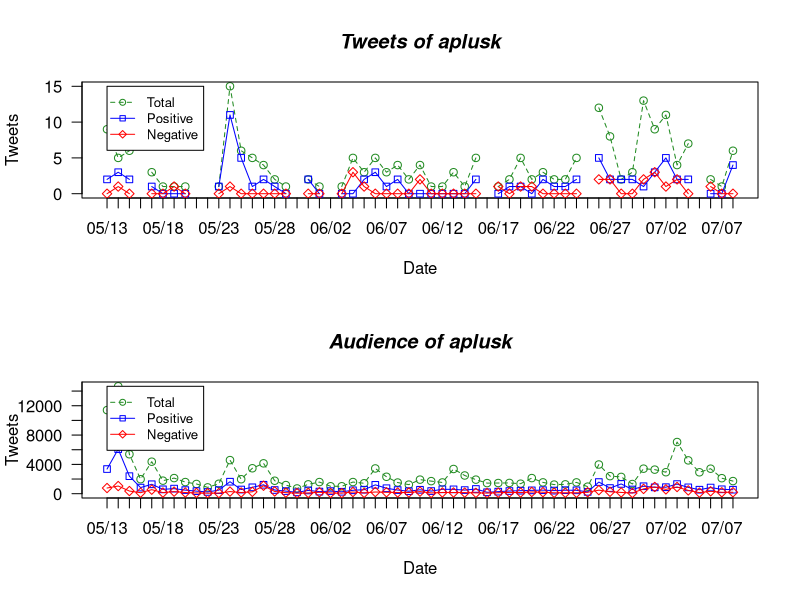

Source code (R):
# This R script is for the sentiment analysis of audiences 
# of popular twitterers on Twitter.
# 
# Author: Younggue Bae
###############################################################################

setwd("D:/dev/workspace/r-project/twitter")

df_audiences = read.csv("twitter_audiences.csv")
df_populars = read.csv("twitter_populars.csv")
colnames(df_audiences) <- c("user", "create_date", "a.total_tweet_count", "a.total_user_count", 
		"a.positive_tweet_count", "a.positive_user_count", "a.negative_tweet_count", "a.negative_user_count")
colnames(df_populars) <- c("user", "create_date", "p.total_tweet_count", "p.positive_tweet_count", "p.negative_tweet_count")

# Initialize df_all
df_all = NULL
df_all = merge(df_audiences, df_populars, by = c("user", "create_date"), all = TRUE)


###
# Convert data
###
convertDate <- function (str) {
	format(as.Date(str), format = "%m/%d")	
}


###
# Plot the audience sentiment time series of tweet count for the specified popular user
###
PlotAudienceByTweet <- function(user_name) {	
	# Get subset of the user
	df_user = subset(df_all, 
			select = c("create_date", 
					"a.total_tweet_count",  
					"a.positive_tweet_count",
					"a.negative_tweet_count"),
			subset = (user == user_name))
	
	# Compute the largest y value used in the data (or we could just use range again)
	max_y <- max(df_user$a.total_tweet_count)
	
	# Defines colors to be used 
	plot_colors <- c("forestgreen", "blue", "red")
	
	# Graph autos using y axis that ranges from 0 to max_y.
	# Turn off axes and annotations (axis labels) so we can 
	# specify them ourself
	plot(df_user$a.total_tweet_count, type = "o", col = plot_colors[1], lty = "dashed",
			ylim = c(0, max_y), axes = FALSE, ann = FALSE)
	
	# Make x axis
	axis(1, at = 1:length(df_user$create_date), lab = lapply(df_user$create_date, convertDate))
	
	# Make y axis with horizontal labels that display ticks at 
	# every 2000 marks.
	axis(2, las = 1, at = 2000*0:max_y)
	
	# Create box around plot
	box()
	
	# Graph line of positive tweet count
	lines(df_user$a.positive_tweet_count, type = "o", pch = 22, lty = "solid", 
			col = plot_colors[2])
	
	# Graph line of negative tweet count
	lines(df_user$a.negative_tweet_count, type = "o", pch = 23, lty = "solid", 
			col = plot_colors[3])
	
	# Create a title with a red, bold/italic font
	title(main = paste("Audience of", user_name), col.main = "black", font.main = 4)
	
	# Label the x and y axes
	title(xlab = "Date", col.lab = "black")
	title(ylab = "Tweets", col.lab = "black")
	
	# Create a legend at (1, max_y) that is slightly smaller 
	# (cex) and uses the same line colors and points used by 
	# the actual plots
	legend(1, max_y, 
			c("Total", "Positive", "Negative"), 
			cex = 0.8, col = plot_colors, 
			pch = 21:23, lty = c("dashed", "solid", "solid"))
}


###
# Plot the audience sentiment time series of user count for the specified popular user
###
PlotAudienceByUser <- function(user_name) {
	# Get subset of the user
	df_user = subset(df_all, 
			select = c("create_date", 
					"a.total_user_count",  
					"a.positive_user_count",
					"a.negative_user_count"),
			subset = (user == user_name))
	
	# Compute the largest y value used in the data (or we could just use range again)
	max_y <- max(df_user$a.total_user_count)
	
	# Defines colors to be used 
	plot_colors <- c("forestgreen", "blue", "red")
	
	# Graph autos using y axis that ranges from 0 to max_y.
	# Turn off axes and annotations (axis labels) so we can 
	# specify them ourself
	plot(df_user$a.total_user_count, type = "o", col = plot_colors[1], lty = "dashed",
			ylim = c(0, max_y), axes = FALSE, ann = FALSE)
	
	# Make x axis
	axis(1, at = 1:length(df_user$create_date), lab = lapply(df_user$create_date, convertDate))
	
	# Make y axis with horizontal labels that display ticks at 
	# every 2000 marks.
	axis(2, las = 1, at = 2000*0:max_y)
	
	# Create box around plot
	box()
	
	# Graph line of positive user count
	lines(df_user$a.positive_user_count, type = "o", pch = 22, lty = "solid", 
			col=plot_colors[2])
	
	# Graph line of negative user count
	lines(df_user$a.negative_user_count, type = "o", pch = 23, lty = "solid", 
			col=plot_colors[3])
	
	# Create a title with a red, bold/italic font
	title(main = paste("Audience of", user_name), col.main = "black", font.main = 4)
	
	# Label the x and y axes
	title(xlab = "Date", col.lab = "black")
	title(ylab = "Users", col.lab = "black")
	
	# Create a legend at (1, max_y) that is slightly smaller 
	# (cex) and uses the same line colors and points used by 
	# the actual plots
	legend(1, max_y, 
			c("Total", "Positive", "Negative"), 
			cex = 0.8, col = plot_colors, 
			pch = 21:23, lty = c("dashed", "solid", "solid"))
}


###
# Plot the popular user's sentiment time series for the specified popular user
###
PlotPopularUser <- function(user_name) {
	# Get subset of the user
	df_user = subset(df_all, 
			select = c("create_date", 
					"p.total_tweet_count",
					"p.positive_tweet_count",
					"p.negative_tweet_count"),
			subset = (user == user_name))
	
	# Compute the largest y value used in the data (or we could just use range again)
	max_y <- max(df_user$p.total_tweet_count, na.rm = TRUE)
	
	# Define colors to be used 
	plot_colors <- c("forestgreen", "blue", "red")
	
	# Graph autos using y axis that ranges from 0 to max_y.
	# Turn off axes and annotations (axis labels) so we can 
	# specify them ourself
	plot(df_user$p.total_tweet_count, type = "o", col = plot_colors[1], lty = "dashed",
			ylim = c(0, max_y), axes = FALSE, ann = FALSE)
	
	# Make x axis
	axis(1, at = 1:length(df_user$create_date), lab = lapply(df_user$create_date, convertDate))
	
	# Make y axis with horizontal labels that display ticks at 
	# every 2000 marks.
	axis(2, las = 1, at = 5*0:max_y)
	
	# Create box around plot
	box()
	
	# Graph line of positive tweet count of audience
	lines(df_user$p.positive_tweet_count, type = "o", pch = 22, lty = "solid", 
			col=plot_colors[2])
	
	# Graph line of negative tweet count of popular user
	lines(df_user$p.negative_tweet_count, type = "o", pch = 23, lty = "solid", 
			col=plot_colors[3])
	
	# Create a title with a red, bold/italic font
	title(main = paste("Tweets of", user_name), col.main = "black", font.main = 4)
	
	# Label the x and y axes
	title(xlab = "Date", col.lab = "black")
	title(ylab = "Tweets", col.lab = "black")
	
	# Create a legend at (1, max_y) that is slightly smaller 
	# (cex) and uses the same line colors and points used by 
	# the actual plots
	legend(1, max_y, 
			c("Total", "Positive", "Negative"), 
			cex = 0.8, col = plot_colors, 
			pch = 21:23, lty = c("dashed", "solid", "solid"))	
}


###
# Execute
###
# Split the screen into two rows and one column, defining screens 1 and 2.	
split.screen(figs = c(2, 1))
screen(1)
PlotPopularUser("aplusk")
screen(2)
PlotAudienceByTweet("aplusk")
#PlotAudienceByUser("aplusk")




